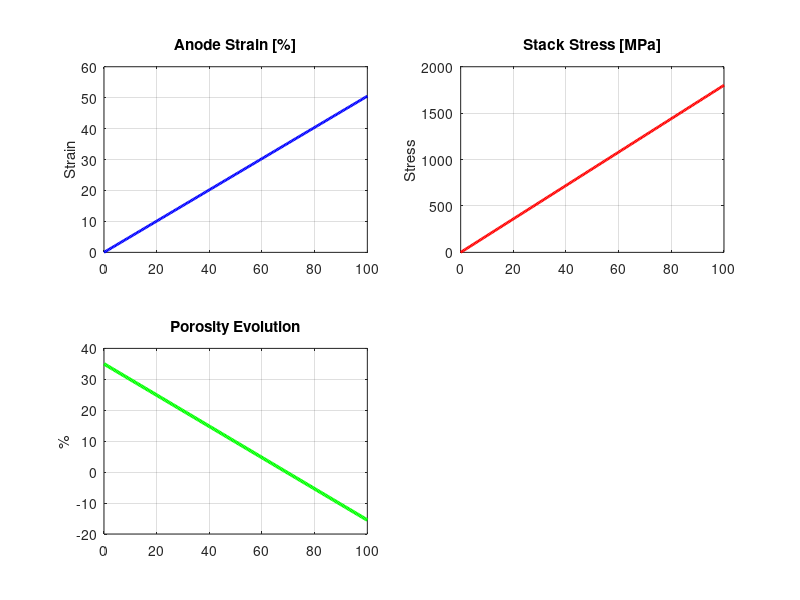

Recreate this plot in MATLAB. (Note: this script raises an error after producing the figure.)
%% Combined Mechanical Model: Si-Gr Composite Anode (NMC Cell)
% This script models cell-level expansion/stress AND particle-level stress.
clear; clc; close all;

%% 1. Configuration & User Inputs
Si_wt_percent = 15;          % Silicon weight % in active material
Gr_wt_percent = 85;          % Graphite weight % in active material
BoundaryCondition = 'fixed'; % Options: 'fixed' or 'free'

% Initial Geometry (L0)
d0_anode = 65e-6;            % Anode thickness [m]
d0_cathode = 55e-6;          % Cathode thickness [m]
d0_sep = 12e-6;              % Separator thickness [m]
Area = 0.012;                % Electrode Area [m^2]

% Mechanical Stiffness (Young's Moduli in Pa)
E_anode = 12e9; 
E_cathode = 25e9; 
E_sep = 1.2e9; 

%% 2. Particle-Level Model Parameters (Zhang et al. 2007)
R_p = 5e-6;                 % Particle radius [m]
D_s = 1e-14;                % Diffusion coefficient [m^2/s]
Omega = 3.497e-6;           % Partial molar volume [m^3/mol]
nu = 0.3;                   % Poisson's ratio
F = 96485;                  % Faraday's constant [C/mol]
C_rate = 1;                 % Applied C-rate (1C)
Capacity = 372 * 3600;      % Theoretical capacity [As/kg]
i_n = (Capacity * R_p * 2000) / (3 * 3600); % Surface current density

%% 3. Load and Process Data
% Note: Using try/catch to ensure script runs even if external files are missing
try
    load('mechanicalProperties.mat'); 
    extractData = @(s) cell2mat(struct2cell(s)');
    anode_exp = readtable('Dilatometer_Anode.xlsx');
    cathode_exp = readtable('Dilatometer_Cathode.xlsx');
    
    SoC_sim = linspace(0, 1, 200)';
    si_raw = extractData(mech.SiO_Ch);
    eps_Si = interp1(si_raw(:,1), si_raw(:,2) - 1, SoC_sim, 'linear', 'extrap');
    gr_raw = extractData(mech.Gr_Ch);
    eps_Gr = interp1(gr_raw(:,1), gr_raw(:,2), SoC_sim, 'linear', 'extrap');
    nmc_raw = extractData(mech.NMC_Dch);
    eps_NMC = interp1(nmc_raw(:,1), nmc_raw(:,2), SoC_sim, 'linear', 'extrap');
catch
    warning('Data files not found. Using synthetic SoC/Strain vectors.');
    SoC_sim = linspace(0, 1, 200)';
    eps_Si = SoC_sim * 2.8; % Si expands ~280%
    eps_Gr = SoC_sim * 0.1; % Gr expands ~10%
    eps_NMC = -SoC_sim * 0.02; 
end

%% 4. Macro-Scale: Composite Expansion & Cell Stress
% Anode Composite Strain
eps_anode_total = (Si_wt_percent/100)*eps_Si + (Gr_wt_percent/100)*eps_Gr;

% Total free thickness change
delta_L_free_anode = d0_anode * eps_anode_total;
delta_L_free_cathode = d0_cathode * eps_NMC;
delta_L_total = delta_L_free_anode + delta_L_free_cathode;

% Total cell compliance
Compliance_cell = (d0_anode/(E_anode*Area)) + ...
                  (d0_cathode/(E_cathode*Area)) + ...
                  (d0_sep/(E_sep*Area));

if strcmp(BoundaryCondition, 'fixed')
    Force = delta_L_total / Compliance_cell;
    Stress_cell = Force / Area; 
else
    Stress_cell = zeros(size(SoC_sim));
end

% Porosity Calculation (RE-ADDED HERE)
phi_0 = 0.35; 
V_pore_0 = d0_anode * Area * phi_0;
V_solid_growth = delta_L_free_anode * Area;
New_Porosity = (V_pore_0 - V_solid_growth) / (d0_anode * Area);

%% 5. Micro-Scale: Particle Stress (Improved Implicit Solver)
Nr = 50; 
r = linspace(0, R_p, Nr)'; % Column vector
dr = r(2) - r(1);
% Calculate total time for 1C (3600s) and find correct dt
total_time = 3600; 
time_steps = length(SoC_sim);
dt = total_time / time_steps; 

c = zeros(Nr, time_steps); 
flux = i_n / F; 

% Precompute Implicit Matrix (A * c_next = c_now + b)
% Equation: c_i^{n+1} - dt*D_s*(Laplacian) = c_i^n
Fo = D_s * dt / dr^2;
A = zeros(Nr, Nr);

for i = 2:Nr-1
    % Spherical diffusion: (d2c/dr2 + 2/r * dc/dr)
    gamma = Fo * (1 / r(i) * dr); % Term for 2/r * dc/dr
    A(i, i-1) = -Fo + gamma;
    A(i, i)   = 1 + 2*Fo;
    A(i, i+1) = -Fo - gamma;
end

% Boundary Condition: Center (r=0) -> Symmetry (L'Hopital's rule: 3 * d2c/dr2)
A(1, 1) = 1 + 6*Fo;
A(1, 2) = -6*Fo;

% Boundary Condition: Surface (r=R) -> Constant Flux
A(Nr, Nr-1) = -1;
A(Nr, Nr)   = 1;

for t = 1:time_steps-1
    B = c(:, t);
    B(Nr) = (flux * dr / D_s); % Neumann BC RHS
    c(:, t+1) = A \ B;
end

% 2. Radial and Tangential Stress (Numerically Stable Version)
sigma_r = zeros(Nr, time_steps);
sigma_t = zeros(Nr, time_steps);
const_r = (2*Omega*E_anode)/(9*(1-nu));
const_t = (Omega*E_anode)/(9*(1-nu));

for t = 1:time_steps
    % Global average concentration
    c_avg = (3/R_p^3) * trapz(r, c(:,t).*r.^2);
    
    % Cumulative integral for local averages
    int_val = cumtrapz(r, c(:,t).*r.^2);
    
    for i = 2:Nr
        % Local average concentration up to radius r(i)
        avg_local = (3/r(i)^3) * int_val(i);
        
        sigma_r(i,t) = const_r * (c_avg - avg_local);
        sigma_t(i,t) = const_t * (2*c_avg + avg_local - 3*c(i,t));
    end
    
    % CORRECT CENTER LIMIT: At r=0, avg_local = c(r=0)
    % This ensures the stresses converge to the same point at the origin
    sigma_r(1,t) = const_r * (c_avg - c(1,t));
    sigma_t(1,t) = sigma_r(1,t); 
    
    % Linear smoothing for the first point to remove residual dr noise
    sigma_r(2,t) = (sigma_r(1,t) + sigma_r(3,t)) / 2;
    sigma_t(2,t) = (sigma_t(1,t) + sigma_t(3,t)) / 2;
end

%% 6. Visualization
% Figure 1: Macro-Scale (Cell)
figure('Color', 'w', 'Name', 'Cell-Level Mechanics', 'Position', [100 100 1000 700]);
subplot(2,2,1);
plot(SoC_sim*100, eps_anode_total*100, 'b', 'LineWidth', 2); hold on;
title('Anode Strain [%]'); ylabel('Strain'); grid on;

subplot(2,2,2);
plot(SoC_sim*100, Stress_cell/1e6, 'r', 'LineWidth', 2);
title('Stack Stress [MPa]'); ylabel('Stress'); grid on;

subplot(2,2,3);
plot(SoC_sim*100, New_Porosity*100, 'g', 'LineWidth', 2.5);
title('Porosity Evolution'); ylabel('%'); grid on;
yline(0, '--r');

subplot(2,2,4);
plot(SoC_sim*100, delta_L_total*1e6, 'm', 'LineWidth', 2);
title('Total Thickening [\mum]'); ylabel('\Delta L'); grid on;

% Figure 2: Micro-Scale (Particle)
figure('Color', 'w', 'Name', 'Particle-Level Mechanics', 'Position', [150 150 1000 700]);
subplot(2,2,1);
plot(r/R_p, c(:, end), 'LineWidth', 2);
title('Concentration Gradient'); xlabel('r/R'); grid on;

subplot(2,2,2);
plot(r/R_p, sigma_r(:, end)/1e6, 'b', 'LineWidth', 1.5); hold on;
plot(r/R_p, sigma_t(:, end)/1e6, 'r', 'LineWidth', 1.5);
title('Particle Stress Profile'); ylabel('MPa'); legend('\sigma_r', '\sigma_t'); grid on;
xlabel('r/R');


subplot(2,2,3);
plot(SoC_sim*100, sigma_t(Nr, :)/1e6, 'r', 'LineWidth', 2);
title('Surface Tangential Stress'); xlabel('SoC %'); grid on;

subplot(2,2,4);
max_vals = [max(Stress_cell)/1e6, max(sigma_t(:))/1e6];
bar({'Stack', 'Particle'}, max_vals);
title('Max Stress Comparison [MPa]'); grid on;

% Console Summary
fprintf('--- Results ---\n');
fprintf('Max Stack Stress: %.2f MPa\n', max(Stress_cell/1e6));
fprintf('Max Particle Stress: %.2f MPa\n', max(sigma_t(:)/1e6));
fprintf('Final Porosity: %.2f%%\n', New_Porosity(end)*100);
